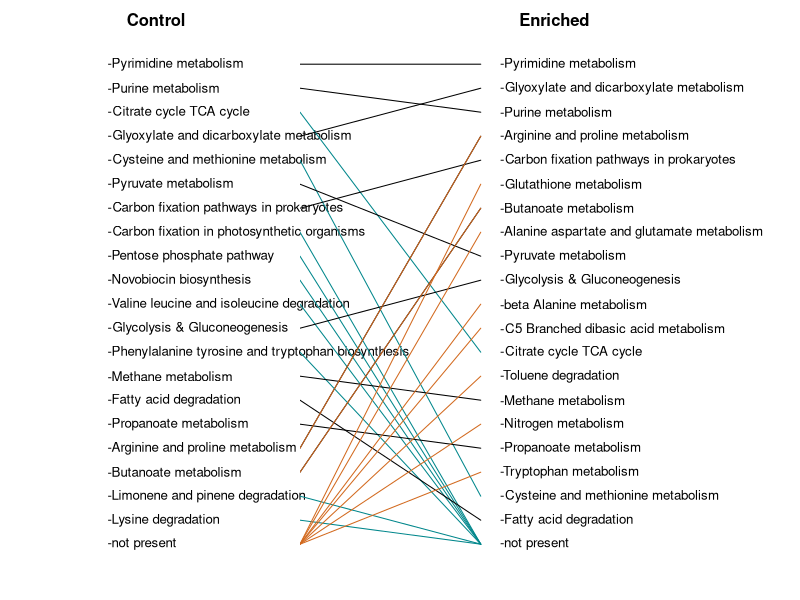

Write R code to recreate this figure.
#set up the data frame (this would normally be done via reading in a file but for hack purposes I've simply
#made a single column data frame)
control_ordered<-data.frame(stringsAsFactors = FALSE,Pathway=c("-Pyrimidine metabolism","-Purine metabolism",
                                                               "-Citrate cycle TCA cycle ", "-Glyoxylate and dicarboxylate metabolism",
                                                               "-Cysteine and methionine metabolism", "-Pyruvate metabolism",
                                                               "-Carbon fixation pathways in prokaryotes", "-Carbon fixation in photosynthetic organisms",
                                                               "-Pentose phosphate pathway", "-Novobiocin biosynthesis",
                                                               "-Valine leucine and isoleucine degradation", "-Glycolysis & Gluconeogenesis" ,
                                                               "-Phenylalanine tyrosine and tryptophan biosynthesis", "-Methane metabolism" ,
                                                               "-Fatty acid degradation", "-Propanoate metabolism" ,
                                                               "-Arginine and proline metabolism","-Butanoate metabolism",
                                                               "-Limonene and pinene degradation", "-Lysine degradation" , 
                                                               "-not present"))                                       

enriched_ordered<-data.frame(stringsAsFactors = FALSE,Pathway=c("-Pyrimidine metabolism", "-Glyoxylate and dicarboxylate metabolism",
                                                                "-Purine metabolism","-Arginine and proline metabolism","-Carbon fixation pathways in prokaryotes",
                                                                "-Glutathione metabolism", "-Butanoate metabolism","-Alanine aspartate and glutamate metabolism",
                                                                "-Pyruvate metabolism","-Glycolysis & Gluconeogenesis","-beta Alanine metabolism", 
                                                                "-C5 Branched dibasic acid metabolism","-Citrate cycle TCA cycle ", "-Toluene degradation",
                                                                "-Methane metabolism","-Nitrogen metabolism","-Propanoate metabolism","-Tryptophan metabolism",
                                                                "-Cysteine and methionine metabolism", "-Fatty acid degradation", "-not present")) 


########################################################################################
#Create a rank order plot with colored lines connecting significantly different pathways
########################################################################################


ylabinc<-seq(48,3,-2.15) #make sequence of numbers that will be y coordinates of pathway text


par(usr=c(0,51.96,0,51.96)) #set the extremes of the coordiantes of the plotting region
par(mar=c(0,15,1,15)) #Set number of lines of margin on each side of the plot
plot(0:52,0:52,axes = FALSE,type="n",ylab=NULL,ann=FALSE) #plot an empty figure
for (i in 1:length(control_ordered$Pathway)){  #for each control pathway write the pathway text 
  par(usr=c(0,51.96,0,51.96))
  text(par("usr")[1]-50, ylabinc[i],srt=0, adj = 0, labels = control_ordered$Pathway[i], xpd=TRUE,cex=.8)
}
for (i in 1:length(enriched_ordered$Pathway)){ #for each enriched pathway write the pathway text
  par(usr=c(0,51.96,0,51.96))
  text(par("usr")[2], ylabinc[i],srt=0, adj = 0, labels = enriched_ordered$Pathway[i], xpd=TRUE,cex=.8)
}

text(par("usr")[1]-45,52,srt=0,adj=0,labels="Control",xpd=TRUE,cex=1,font=2) #Add control label
text(par("usr")[2]+5,52,srt=0,adj=0,labels="Enriched",xpd=TRUE,cex=1,font=2) #Add enriched label


#set up a for loop that goes through each control pathway and finds the rank index of the matching enriched pathway
#If there's no match, the index is 21 (not present). If there is no match or if slope of the line connecting the matches
#is less than -.3 then draw a colored line between the matches or between the control pathway and "not present."
#Do the same for the enriched pathways. 
for(i in 1:(length(control_ordered$Pathway)-1)){
  ind<-which(enriched_ordered$Pathway==control_ordered$Pathway[i]) #for each control pathway,
  #find the rank of the matching pathway in the list of enriched pathways
  if (length(ind)==0){ #if the enriched pathway isn't found in the top 20
    ind<-21 #set the index to 21 (not present)
  }
  par(usr=c(0,51.96,0,51.96))
  if ((ylabinc[i]-ylabinc[ind])/(par("usr")[1]-par("usr")[2]-5)< -0.3 || ind==21){ #if the slope of the line that
    #would connect matching pathways is less than -0.3 or the pathway isn't in the enriched list
    lines(x=c(par("usr")[1],par("usr")[2]-5),y=c(ylabinc[i],ylabinc[ind]),col="turquoise4") #connect with a blue line
  } else { 
    lines(x=c(par("usr")[1],par("usr")[2]-5),y=c(ylabinc[i],ylabinc[ind]),col="black") #otherwise connect with black line
  }
}

for(i in 1:(length(enriched_ordered$Pathway)-1)){ #repeat for the enriched pathway list
  ind<-which(control_ordered$Pathway==enriched_ordered$Pathway[i])
  if (length(ind)==0){
    ind<-21
  }
  par(usr=c(0,51.96,0,51.96))
  if ((ylabinc[i]-ylabinc[ind])/(par("usr")[2]-par("usr")[1]-5)> 0.3 || ind==21){
    lines(x=c(par("usr")[2]-5,par("usr")[1]),y=c(ylabinc[i],ylabinc[ind]),col="chocolate")
  } else if (ind==21){
    lines(x=c(par("usr")[2]-5,par("usr")[1]),y=c(ylabinc[i],ylabinc[ind]),col="black")
  }
}


